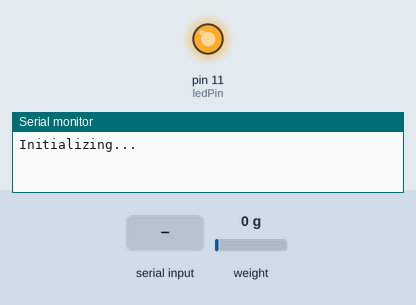
The sketch below on a simulated Arduino Nano, built with avr-gcc and run on an emulated ATmega328P. Shown: output pins drawn as LEDs (lit = HIGH), the last lines printed to the serial monitor. The inputs (shaded band) are chosen by the test bench; at power-on: weight on the scale 0 g.

Above: at 0.01 s.
At 4.3 s:
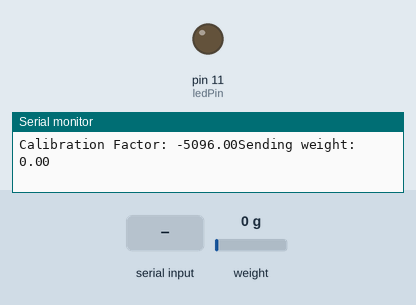
4.4 s: "g" received over the second serial link
5.9 s: "h" received over the second serial link
8.9 s: "90,45\n" received over the second serial link
Timing chart, 0 to 11.9 s (numbered marks = the images above; inputs shaded):
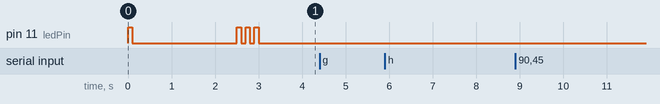

The sketch:

ScaleFirmware.ino
```cpp
#include <SoftwareSerial.h>
#include "HX711_ADC.h"
#include "PIRSensor.h"

HX711_ADC loadCell(2, 3); // DT, SCK
long lastLoadCellUpdate = 0l;

PIRSensor motionSensor(4);

int ledPin = 11;
long ledOnTime = 0l;
float curWeight = 0;
float calibrationFactor = -5096;
String inputString = "";
SoftwareSerial bluetoothSerial(8, 9); // RX, TX

void setup() {
	Serial.begin(9600);
	Serial.println("Initializing...");

	pinMode(ledPin, OUTPUT);

	digitalWrite(ledPin, HIGH);
  	delay(100);
	digitalWrite(ledPin, LOW);

	bluetoothSerial.begin(9600);

	loadCell.begin();
	loadCell.start(2000);
	loadCell.setCalFactor(696.0); // user set calibration factor (float)

	motionSensor.begin();

	for(int i=0; i<3; i++){
		digitalWrite(ledPin, HIGH);
		delay(100);
		digitalWrite(ledPin, LOW);
		delay(100);
	}

	Serial.println("Setup complete! Starting loop...");
}

void loop(){
	long currentTime = millis();

	//if(motionSensor.update()){
	//	if(motionSensor.state && ledOnTime == 0l){
//			bluetoothSerial.println("m");
//      Serial.print("m");
//			Serial.println("Motion detected!");
		///}
		//digitalWrite(ledPin, HIGH);
		//ledOnTime = currentTime;
	//}
	loadCell.update();

	if (currentTime > lastLoadCellUpdate + 500) {
		curWeight = loadCell.getData()*453.592;
    float i =  int(curWeight); //grams //float(int(curWeight/10))/100; //kg
		float v = loadCell.getCalFactor();

		bluetoothSerial.print("w");
		bluetoothSerial.println(i);
   Serial.print("Calibration Factor: ");
   Serial.print(calibrationFactor);
   Serial.print("Sending weight: ");
   Serial.println(i);
//		Serial.print("Sending weight: ");
//		Serial.println(i);

		lastLoadCellUpdate = currentTime;
	}

//	if(ledOnTime > 0l && currentTime > ledOnTime + 1000){
//		ledOnTime = 0l;
//		Serial.println("Disabling LED");
//		digitalWrite(ledPin, LOW);
//	}
 if(bluetoothSerial.available()>0)
  {
//    bluetoothSerial.println("P");
    char temp = bluetoothSerial.read();
    Serial.println(temp);
    if(temp == 't'){
      loadCell.tare(); //Reset the scale to 0
      bluetoothSerial.println("R");
    }
    else if(temp == 'a'){
      calibrationFactor += 500;
      loadCell.setCalFactor(calibrationFactor);
      bluetoothSerial.println("A");
    }
    else if(temp == 'z'){
      calibrationFactor -= 500;
      loadCell.setCalFactor(calibrationFactor);
      bluetoothSerial.println("Z");
    }
    else if(temp == 's'){
      calibrationFactor += 50;
      loadCell.setCalFactor(calibrationFactor);
      bluetoothSerial.println("A");
    }
    else if(temp == 'x'){
      calibrationFactor -= 50;
      loadCell.setCalFactor(calibrationFactor);
      bluetoothSerial.println("Z");
    }
    else if(temp=='g'){
      bluetoothSerial.print('g');
      bluetoothSerial.println(calibrationFactor);

    }
    else if(temp=='h'){
      delay(1000);
      float temp2 = bluetoothSerial.parseInt();

//      while(bluetoothSerial.available()>0){
//        delay(100);
//        char inChar = bluetoothSerial.read();
//        Serial.println(inChar);
//        inputString += inChar;
//      }
////      float temp3 = bluetoothSerial.parseInt();
//      Serial.println(inputString);
//      inputString = "";
      calibrationFactor = float(temp2);
//      bluetoothSerial.println(temp2);
      Serial.println(calibrationFactor);
      loadCell.setCalFactor(calibrationFactor);
    }


  }
}
```

PIRSensor.h
```cpp
class PIRSensor{
	public:
		int state = LOW;
		int pin = -1;

		PIRSensor(int pin){
			this->pin = pin;
		}

		void begin(){
			pinMode(pin, INPUT);
		}

		bool update(){
			int val = digitalRead(pin);
			bool changed = state != val;
			state = val;

			return changed;
		}
};
```
